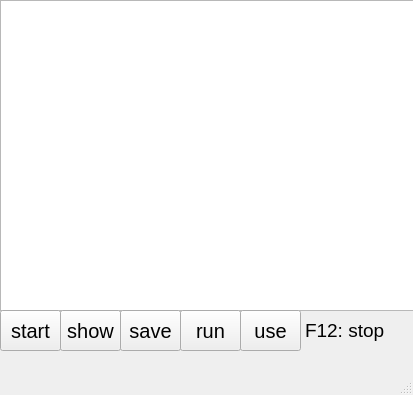
<?xml version="1.0" encoding="UTF-8"?>
<ui version="4.0">
 <class>MainWindow</class>
 <widget class="QMainWindow" name="MainWindow">
  <property name="geometry">
   <rect>
    <x>0</x>
    <y>0</y>
    <width>413</width>
    <height>395</height>
   </rect>
  </property>
  <property name="sizePolicy">
   <sizepolicy hsizetype="Preferred" vsizetype="Preferred">
    <horstretch>0</horstretch>
    <verstretch>0</verstretch>
   </sizepolicy>
  </property>
  <property name="minimumSize">
   <size>
    <width>413</width>
    <height>395</height>
   </size>
  </property>
  <property name="maximumSize">
   <size>
    <width>413</width>
    <height>395</height>
   </size>
  </property>
  <property name="windowTitle">
   <string>MainWindow</string>
  </property>
  <widget class="QWidget" name="centralWidget">
   <widget class="QTextEdit" name="show">
    <property name="geometry">
     <rect>
      <x>0</x>
      <y>0</y>
      <width>421</width>
      <height>311</height>
     </rect>
    </property>
    <property name="maximumSize">
     <size>
      <width>421</width>
      <height>311</height>
     </size>
    </property>
   </widget>
   <widget class="QPushButton" name="start">
    <property name="geometry">
     <rect>
      <x>0</x>
      <y>310</y>
      <width>61</width>
      <height>41</height>
     </rect>
    </property>
    <property name="font">
     <font>
      <pointsize>15</pointsize>
     </font>
    </property>
    <property name="text">
     <string>start</string>
    </property>
   </widget>
   <widget class="QPushButton" name="save">
    <property name="geometry">
     <rect>
      <x>60</x>
      <y>310</y>
      <width>61</width>
      <height>41</height>
     </rect>
    </property>
    <property name="font">
     <font>
      <pointsize>15</pointsize>
     </font>
    </property>
    <property name="text">
     <string>show</string>
    </property>
   </widget>
   <widget class="QLabel" name="label">
    <property name="geometry">
     <rect>
      <x>305</x>
      <y>310</y>
      <width>101</width>
      <height>41</height>
     </rect>
    </property>
    <property name="font">
     <font>
      <pointsize>14</pointsize>
     </font>
    </property>
    <property name="text">
     <string>F12: stop</string>
    </property>
   </widget>
   <widget class="QPushButton" name="save_2">
    <property name="geometry">
     <rect>
      <x>120</x>
      <y>310</y>
      <width>61</width>
      <height>41</height>
     </rect>
    </property>
    <property name="font">
     <font>
      <pointsize>15</pointsize>
     </font>
    </property>
    <property name="text">
     <string>save</string>
    </property>
   </widget>
   <widget class="QPushButton" name="save_3">
    <property name="geometry">
     <rect>
      <x>180</x>
      <y>310</y>
      <width>61</width>
      <height>41</height>
     </rect>
    </property>
    <property name="font">
     <font>
      <pointsize>15</pointsize>
     </font>
    </property>
    <property name="text">
     <string>run</string>
    </property>
   </widget>
   <widget class="QPushButton" name="use">
    <property name="geometry">
     <rect>
      <x>240</x>
      <y>310</y>
      <width>61</width>
      <height>41</height>
     </rect>
    </property>
    <property name="font">
     <font>
      <pointsize>15</pointsize>
     </font>
    </property>
    <property name="text">
     <string>use</string>
    </property>
   </widget>
  </widget>
  <widget class="QMenuBar" name="menuBar">
   <property name="geometry">
    <rect>
     <x>0</x>
     <y>0</y>
     <width>413</width>
     <height>23</height>
    </rect>
   </property>
  </widget>
  <widget class="QStatusBar" name="statusBar"/>
 </widget>
 <layoutdefault spacing="6" margin="11"/>
 <resources/>
 <connections/>
</ui>
